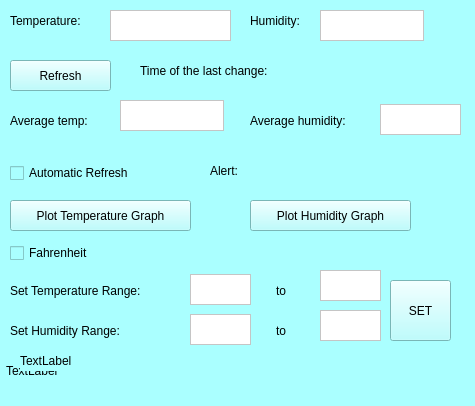
<?xml version="1.0" encoding="UTF-8"?>
<ui version="4.0">
 <class>MainWindow</class>
 <widget class="QMainWindow" name="MainWindow">
  <property name="geometry">
   <rect>
    <x>0</x>
    <y>0</y>
    <width>475</width>
    <height>406</height>
   </rect>
  </property>
  <property name="windowTitle">
   <string>MainWindow</string>
  </property>
  <property name="styleSheet">
   <string notr="true">background-color:rgb(170, 255, 255)</string>
  </property>
  <widget class="QWidget" name="centralwidget">
   <widget class="QLabel" name="temp_label">
    <property name="geometry">
     <rect>
      <x>10</x>
      <y>10</y>
      <width>101</width>
      <height>21</height>
     </rect>
    </property>
    <property name="text">
     <string>Temperature: </string>
    </property>
   </widget>
   <widget class="QLabel" name="hum_label">
    <property name="geometry">
     <rect>
      <x>250</x>
      <y>10</y>
      <width>71</width>
      <height>21</height>
     </rect>
    </property>
    <property name="text">
     <string>Humidity:</string>
    </property>
   </widget>
   <widget class="QTextEdit" name="hum_edit">
    <property name="geometry">
     <rect>
      <x>320</x>
      <y>10</y>
      <width>104</width>
      <height>31</height>
     </rect>
    </property>
    <property name="styleSheet">
     <string notr="true">background-color: rgb(255, 255, 255);</string>
    </property>
   </widget>
   <widget class="QTextEdit" name="temp_edit">
    <property name="geometry">
     <rect>
      <x>110</x>
      <y>10</y>
      <width>121</width>
      <height>31</height>
     </rect>
    </property>
    <property name="styleSheet">
     <string notr="true">background-color:rgb(255, 255, 255)</string>
    </property>
   </widget>
   <widget class="QLabel" name="time_label">
    <property name="geometry">
     <rect>
      <x>320</x>
      <y>60</y>
      <width>211</width>
      <height>21</height>
     </rect>
    </property>
    <property name="text">
     <string/>
    </property>
   </widget>
   <widget class="QPushButton" name="refreshButton">
    <property name="geometry">
     <rect>
      <x>10</x>
      <y>60</y>
      <width>101</width>
      <height>31</height>
     </rect>
    </property>
    <property name="text">
     <string>Refresh</string>
    </property>
   </widget>
   <widget class="QLabel" name="label4">
    <property name="geometry">
     <rect>
      <x>140</x>
      <y>60</y>
      <width>181</width>
      <height>21</height>
     </rect>
    </property>
    <property name="text">
     <string>Time of the last change:</string>
    </property>
   </widget>
   <widget class="QLabel" name="avg_temp_label">
    <property name="geometry">
     <rect>
      <x>10</x>
      <y>110</y>
      <width>111</width>
      <height>21</height>
     </rect>
    </property>
    <property name="text">
     <string>Average temp:</string>
    </property>
   </widget>
   <widget class="QLabel" name="label_6">
    <property name="geometry">
     <rect>
      <x>250</x>
      <y>110</y>
      <width>131</width>
      <height>21</height>
     </rect>
    </property>
    <property name="text">
     <string>Average humidity:</string>
    </property>
   </widget>
   <widget class="QCheckBox" name="ref_enable">
    <property name="geometry">
     <rect>
      <x>10</x>
      <y>160</y>
      <width>161</width>
      <height>26</height>
     </rect>
    </property>
    <property name="text">
     <string>Automatic Refresh</string>
    </property>
   </widget>
   <widget class="QPushButton" name="graph_but">
    <property name="geometry">
     <rect>
      <x>10</x>
      <y>200</y>
      <width>181</width>
      <height>31</height>
     </rect>
    </property>
    <property name="text">
     <string>Plot Temperature Graph</string>
    </property>
   </widget>
   <widget class="QLabel" name="label_7">
    <property name="geometry">
     <rect>
      <x>210</x>
      <y>160</y>
      <width>67</width>
      <height>21</height>
     </rect>
    </property>
    <property name="text">
     <string>Alert:</string>
    </property>
   </widget>
   <widget class="QLabel" name="alert_label">
    <property name="geometry">
     <rect>
      <x>250</x>
      <y>160</y>
      <width>191</width>
      <height>21</height>
     </rect>
    </property>
    <property name="text">
     <string/>
    </property>
   </widget>
   <widget class="QTextEdit" name="textEdit">
    <property name="geometry">
     <rect>
      <x>120</x>
      <y>100</y>
      <width>104</width>
      <height>31</height>
     </rect>
    </property>
    <property name="styleSheet">
     <string notr="true">background-color: rgb(255, 255, 255);</string>
    </property>
   </widget>
   <widget class="QTextEdit" name="textEdit_2">
    <property name="geometry">
     <rect>
      <x>380</x>
      <y>104</y>
      <width>81</width>
      <height>31</height>
     </rect>
    </property>
    <property name="styleSheet">
     <string notr="true">background-color: rgb(255, 255, 255);</string>
    </property>
   </widget>
   <widget class="QPushButton" name="pushButton">
    <property name="geometry">
     <rect>
      <x>250</x>
      <y>200</y>
      <width>161</width>
      <height>31</height>
     </rect>
    </property>
    <property name="text">
     <string>Plot Humidity Graph</string>
    </property>
   </widget>
   <widget class="QCheckBox" name="checkBox">
    <property name="geometry">
     <rect>
      <x>10</x>
      <y>240</y>
      <width>99</width>
      <height>26</height>
     </rect>
    </property>
    <property name="text">
     <string>Fahrenheit</string>
    </property>
   </widget>
   <widget class="QLabel" name="label">
    <property name="geometry">
     <rect>
      <x>10</x>
      <y>280</y>
      <width>181</width>
      <height>21</height>
     </rect>
    </property>
    <property name="text">
     <string>Set Temperature Range:</string>
    </property>
   </widget>
   <widget class="QTextEdit" name="temp_min">
    <property name="geometry">
     <rect>
      <x>190</x>
      <y>274</y>
      <width>61</width>
      <height>31</height>
     </rect>
    </property>
    <property name="styleSheet">
     <string notr="true">background-color: rgb(255, 255, 255);</string>
    </property>
   </widget>
   <widget class="QTextEdit" name="temp_max">
    <property name="geometry">
     <rect>
      <x>320</x>
      <y>270</y>
      <width>61</width>
      <height>31</height>
     </rect>
    </property>
    <property name="styleSheet">
     <string notr="true">background-color: rgb(255, 255, 255);</string>
    </property>
   </widget>
   <widget class="QLabel" name="label_2">
    <property name="geometry">
     <rect>
      <x>276</x>
      <y>280</y>
      <width>21</width>
      <height>21</height>
     </rect>
    </property>
    <property name="text">
     <string>to</string>
    </property>
   </widget>
   <widget class="QTextEdit" name="hum_max">
    <property name="geometry">
     <rect>
      <x>320</x>
      <y>310</y>
      <width>61</width>
      <height>31</height>
     </rect>
    </property>
    <property name="styleSheet">
     <string notr="true">background-color: rgb(255, 255, 255);</string>
    </property>
   </widget>
   <widget class="QTextEdit" name="hum_min">
    <property name="geometry">
     <rect>
      <x>190</x>
      <y>314</y>
      <width>61</width>
      <height>31</height>
     </rect>
    </property>
    <property name="styleSheet">
     <string notr="true">background-color: rgb(255, 255, 255);</string>
    </property>
   </widget>
   <widget class="QLabel" name="label_3">
    <property name="geometry">
     <rect>
      <x>276</x>
      <y>320</y>
      <width>21</width>
      <height>21</height>
     </rect>
    </property>
    <property name="text">
     <string>to</string>
    </property>
   </widget>
   <widget class="QLabel" name="label_4">
    <property name="geometry">
     <rect>
      <x>10</x>
      <y>320</y>
      <width>161</width>
      <height>21</height>
     </rect>
    </property>
    <property name="text">
     <string>Set Humidity Range:</string>
    </property>
   </widget>
   <widget class="QPushButton" name="pushButton_2">
    <property name="geometry">
     <rect>
      <x>390</x>
      <y>280</y>
      <width>61</width>
      <height>61</height>
     </rect>
    </property>
    <property name="text">
     <string>SET</string>
    </property>
   </widget>
   <widget class="QLabel" name="label_5">
    <property name="geometry">
     <rect>
      <x>6</x>
      <y>360</y>
      <width>191</width>
      <height>21</height>
     </rect>
    </property>
    <property name="text">
     <string>TextLabel</string>
    </property>
   </widget>
   <widget class="QLabel" name="label_8">
    <property name="geometry">
     <rect>
      <x>20</x>
      <y>350</y>
      <width>431</width>
      <height>21</height>
     </rect>
    </property>
    <property name="text">
     <string>TextLabel</string>
    </property>
   </widget>
  </widget>
  <widget class="QMenuBar" name="menubar">
   <property name="geometry">
    <rect>
     <x>0</x>
     <y>0</y>
     <width>475</width>
     <height>27</height>
    </rect>
   </property>
  </widget>
  <widget class="QStatusBar" name="statusbar"/>
 </widget>
 <resources/>
 <connections/>
</ui>
